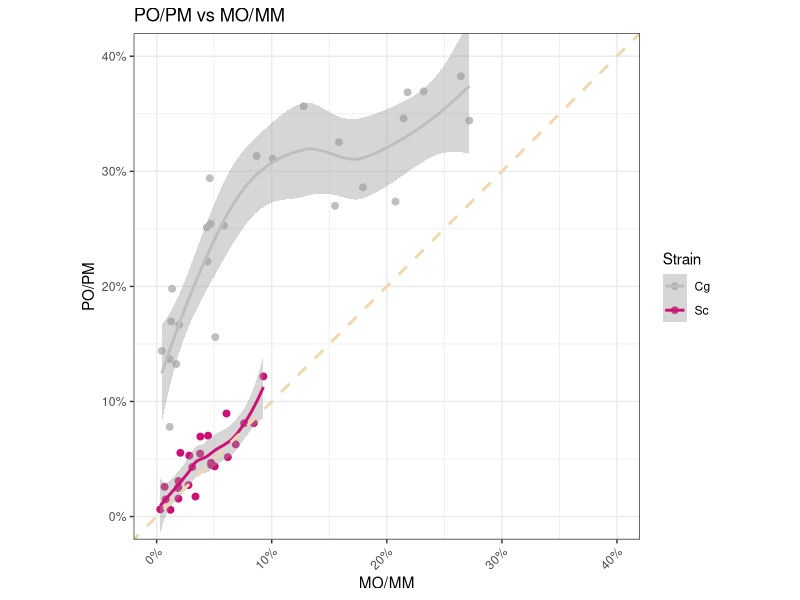
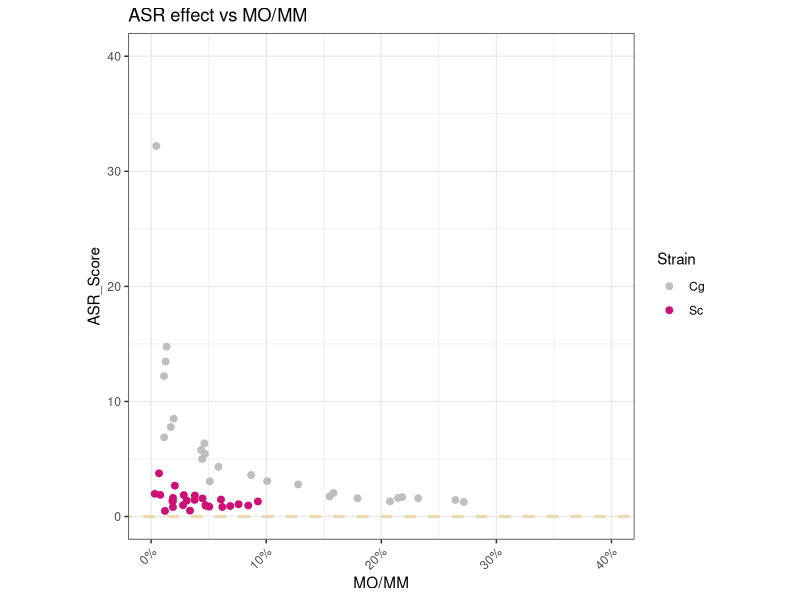
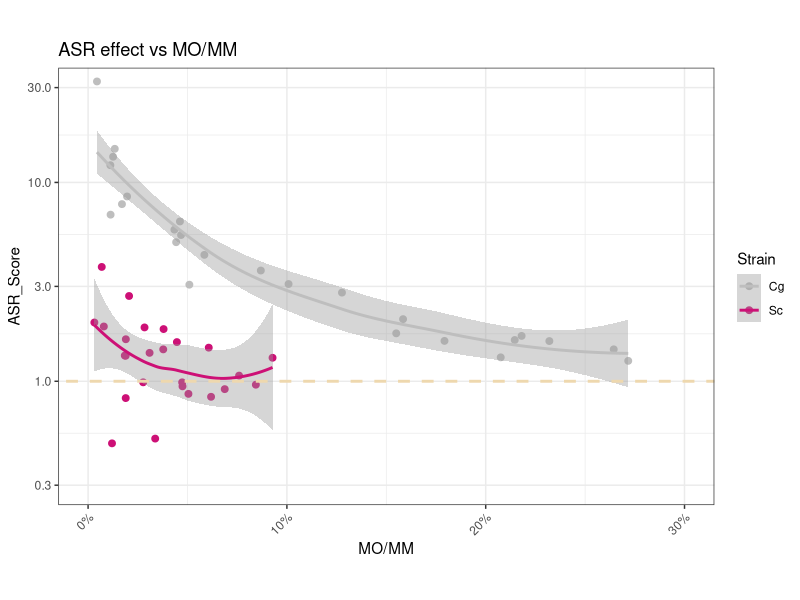

Generate these figures, in order, with R:
## ---- chunk 1
library(tidyverse)
library(ggplot2)
library(dplyr)
library(mgcv)
library(broom)
library(viridis)
## ---- chunk 2
asr_raw <- read.csv("../input/MOPO_Sc_Cg_ASR_scatter_plot.csv")

# scatterplot of MO/MM vs PO/PM
#png("../output/MO_vs_PO.png", width = 4, height = 4, units = 'in',res = 300) # png for slides
asr_raw  %>% subset(., MO.MM != 1 & PO.PM != 1) %>%
  ggplot(aes(x = MO.MM, y = PO.PM)) + 
  geom_point(aes(color = Strain),size = 2) + 
  geom_smooth(aes(color = Strain)) +  # fit to a loess model with 95% CI 
  #geom_smooth(aes(color = Strain, fill = Strain), method = "lm") +
  #scale_color_viridis(discrete = TRUE, option = "D") +
  #scale_fill_viridis(discrete = TRUE) + 

  # change decimal scale to pct
  scale_y_continuous(labels = scales::percent, breaks = seq(0, 0.4, 0.1)) +
  scale_x_continuous(labels = scales::percent, breaks = seq(0, 0.4, 0.1)) +
  scale_color_manual(values = c("grey", "deeppink3", "hotpink", "darkorchid2", "deepskyblue", "dodgerblue3", "grey20", "seagreen1"))  +
  # change the scale of x and y axis
  coord_fixed(ratio = 1, xlim = c(0,0.4), ylim = c(0,0.4), expand = TRUE, clip = "on") +
  geom_abline(slope = 1, intercept = 0, color="wheat2", linetype="dashed", size=1) +
  theme_bw() +
  theme(axis.text.x=element_text(angle=45,hjust=1)) +
  ylab("PO/PM") +
  xlab("MO/MM") +
  ggtitle("PO/PM vs MO/MM")
#dev.off()

## ---- chunk 3
# MO/MM vs ASR Score
asr_raw %>% mutate(.,ASR_Score = PO.PM/MO.MM, .keep = "all") %>% subset(., MO.MM != 1 & ASR_Score != 1) %>%
  ggplot(aes(x = MO.MM, y = ASR_Score)) + 
  geom_point(aes(color = Strain),size = 2) + 
  #scale_color_viridis(discrete = TRUE, option = "D") +
  #scale_fill_viridis(discrete = TRUE) + 

  # change decimal scale to pct
  scale_x_continuous(labels = scales::percent, breaks = seq(0, 0.4, 0.1)) +
  scale_color_manual(values = c("grey", "deeppink3", "hotpink", "darkorchid2", "deepskyblue", "dodgerblue3", "grey20", "seagreen1"))  +
  # change the scale of x and y axis
  coord_fixed(ratio = 0.01, xlim = c(0,0.4), ylim = c(0,40), expand = TRUE, clip = "on") +
  geom_abline(slope = 0, intercept = 0, color="wheat2", linetype="dashed", size=1) +
  theme_bw() +
  theme(axis.text.x=element_text(angle=45,hjust=1)) +
  ylab("ASR_Score") +
  xlab("MO/MM") +
  ggtitle("ASR effect vs MO/MM")

# MO/MM vs ASR Score with loess fit
asr_raw %>% mutate(.,ASR_Score = PO.PM/MO.MM, .keep = "all") %>% subset(., MO.MM != 1 & ASR_Score != 1) %>%
  ggplot(aes(x = MO.MM, y = ASR_Score)) + 
  geom_point(aes(color = Strain),size = 2) + 
  geom_smooth(aes(color = Strain),span = 1) + # fit to a loess model with 95% CI 
  #geom_smooth(aes(color = Strain, fill = Strain), method = "lm") +
  #scale_color_viridis(discrete = TRUE, option = "D") +
  #scale_fill_viridis(discrete = TRUE) + 

  # change decimal scale to pct
  scale_y_continuous(trans = "log10")+
  scale_x_continuous(labels = scales::percent, breaks = seq(0, 0.4, 0.1)) +
  scale_color_manual(values = c("grey", "deeppink3", "hotpink", "darkorchid2", "deepskyblue", "dodgerblue3", "grey20", "seagreen1"))  +
  # change the scale of x and y axis
  #coord_fixed(ratio = 0.01, xlim = c(0,0.4), ylim = c(0,40), expand = TRUE, clip = "on") +
  coord_fixed(ratio = 0.1,xlim = c(0,0.3),ylim = c(0.3,30)) +
  geom_abline(slope = 0, intercept = 0, color="wheat2", linetype="dashed", size=1) +
  theme_bw() +
  theme(axis.text.x=element_text(angle=45,hjust=1)) +
  ylab("ASR_Score") +
  xlab("MO/MM") +
  ggtitle("ASR effect vs MO/MM")
